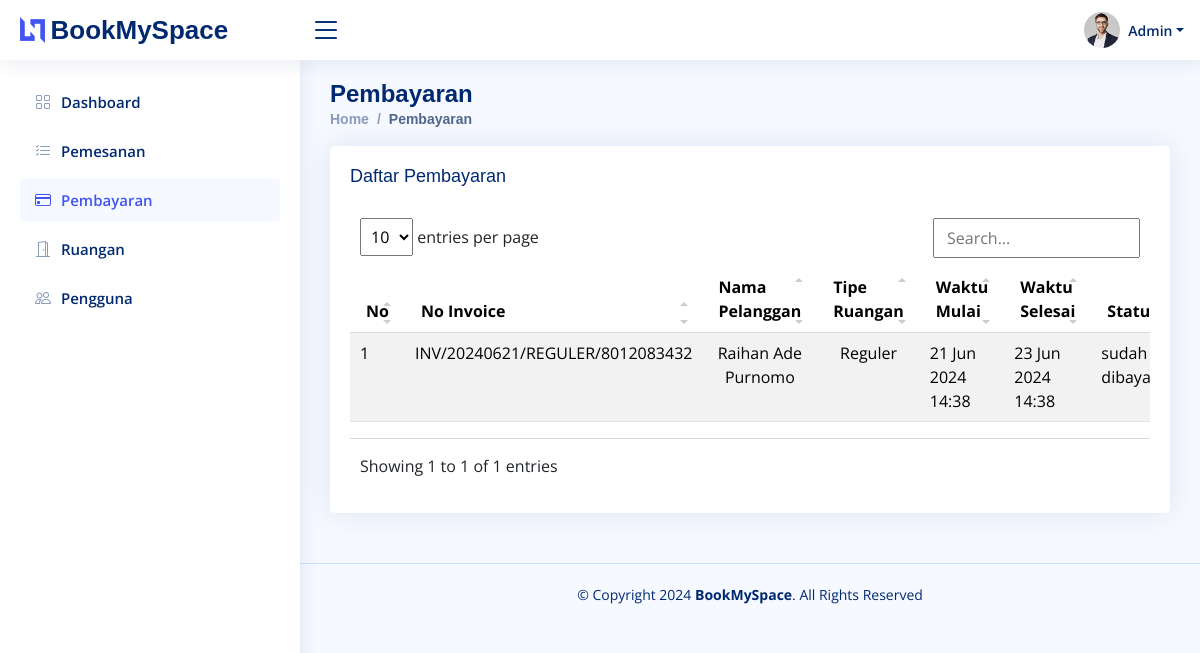
The page /admin/pembayaran.php (signed in) on the database its author committed.
### tables this page shows
CREATE TABLE `users` (
  `user_id` int(11) NOT NULL,
  `name` varchar(255) NOT NULL,
  `username` varchar(255) DEFAULT NULL,
  `password` varchar(255) DEFAULT NULL,
  `email` varchar(255) DEFAULT NULL,
  `role` enum('admin','user') DEFAULT NULL,
  `user_image` varchar(255) NOT NULL,
  `created_at` datetime DEFAULT current_timestamp()
);

CREATE TABLE `bookings` (
  `booking_id` int(11) NOT NULL,
  `user_id` int(11) DEFAULT NULL,
  `room_id` int(11) DEFAULT NULL,
  `invoice` varchar(255) NOT NULL,
  `start_time` datetime DEFAULT NULL,
  `end_time` datetime DEFAULT NULL,
  `duration_type` enum('jam','hari','bulan') DEFAULT NULL,
  `total_price` decimal(10,2) DEFAULT NULL,
  `status` enum('menunggu','diterima','ditolak','selesai','dibatalkan') DEFAULT NULL,
  `payment_status` enum('belum_dibayar','sudah_dibayar') DEFAULT NULL,
  `payment_date` date DEFAULT NULL,
  `created_at` datetime DEFAULT NULL
);

CREATE TABLE `rooms` (
  `room_id` int(11) NOT NULL,
  `room_name` varchar(255) DEFAULT NULL,
  `category` enum('reguler','vip','vvip') DEFAULT NULL,
  `description` text NOT NULL,
  `facilities` text DEFAULT NULL,
  `base_price_hour` decimal(10,2) DEFAULT NULL,
  `base_price_day` decimal(10,2) DEFAULT NULL,
  `base_price_month` decimal(10,2) DEFAULT NULL,
  `stock` int(11) DEFAULT NULL,
  `image` varchar(255) NOT NULL,
  `created_at` datetime DEFAULT current_timestamp()
);

### admin/pembayaran.php (the view, shortened to what this page needs)
<?php
require '../koneksi.php';
$user_id = $_SESSION['user_id'];
$query = "SELECT name, username, user_image FROM users WHERE user_id = ?";
$stmt = $conn->prepare($query);
$stmt->bind_param("i", $user_id);
$stmt->execute();
$result = $stmt->get_result();
$admin = $result->fetch_assoc();
$query = "
    SELECT
        bookings.booking_id,
        bookings.invoice,
        users.name AS customer_name,
        rooms.room_name AS room_name,
        DATE_FORMAT(bookings.start_time, '%d %b %Y %H:%i') AS start_time,
        DATE_FORMAT(bookings.end_time, '%d %b %Y %H:%i') AS end_time,
        bookings.total_price,
        bookings.status,
        bookings.payment_status
    FROM
        bookings
    JOIN
        users ON bookings.user_id = users.user_id
    JOIN
        rooms ON bookings.room_id = rooms.room_id
    WHERE
        bookings.status = 'diterima' OR bookings.payment_status = 'sudah_dibayar'
";
$result = $conn->query($query);
?>
<!DOCTYPE html>
<html lang="en">
<head>
  <link href="assets/vendor/bootstrap/css/bootstrap.min.css" rel="stylesheet">
  <link href="assets/vendor/bootstrap-icons/bootstrap-icons.css" rel="stylesheet">
  <link href="assets/vendor/boxicons/css/boxicons.min.css" rel="stylesheet">
  <link href="assets/vendor/simple-datatables/style.css" rel="stylesheet">
  <link href="assets/css/style.css" rel="stylesheet">
</head>
<body>
  <header id="header" class="header fixed-top d-flex align-items-center">
    <div class="d-flex align-items-center justify-content-between">
      <a href="index.php" class="logo d-flex align-items-center">
        <img src="assets/img/logo.png" alt="">
        <span class="d-none d-lg-block">BookMySpace</span>
      </a>
      <i class="bi bi-list toggle-sidebar-btn"></i>
    </div>
    <nav class="header-nav ms-auto">
      <ul class="d-flex align-items-center">
        <li class="nav-item dropdown pe-3">
          <a class="nav-link nav-profile d-flex align-items-center pe-0" href="#" data-bs-toggle="dropdown">
            <img src="assets/img/profile-img.jpg" alt="Profile" class="rounded-circle">
            <span class="d-none d-md-block dropdown-toggle ps-2"><?php echo $admin['name']; ?></span>
          </a>
        </li>
      </ul>
    </nav>
  </header>
  <aside id="sidebar" class="sidebar">
    <ul class="sidebar-nav" id="sidebar-nav">
      <li class="nav-item">
        <a class="nav-link collapsed" href="index.php">
          <i class="bi bi-grid"></i>
          <span>Dashboard</span>
        </a>
      </li>
      <li class="nav-item">
        <a class="nav-link collapsed" href="pemesanan.php">
          <i class="bi bi-list-check"></i>
          <span>Pemesanan</span>
        </a>
      </li>
      <li class="nav-item">
        <a class="nav-link" href="pembayaran.php">
          <i class="bi bi-credit-card"></i>
          <span>Pembayaran</span>
        </a>
      </li>
      <li class="nav-item">
      <a class="nav-link collapsed" href="rooms.php">
        <i class="bi bi-door-open"></i>
        <span>Ruangan</span>
      </a>
    </li>
      <li class="nav-item">
        <a class="nav-link collapsed" href="users.php">
          <i class="bi bi-people"></i>
          <span>Pengguna</span>
        </a>
      </li>
    </ul>
  </aside>
  <main id="main" class="main">
    <div class="pagetitle">
      <h1>Pembayaran</h1>
      <nav>
        <ol class="breadcrumb">
          <li class="breadcrumb-item"><a href="index.php">Home</a></li>
          <li class="breadcrumb-item active">Pembayaran</li>
        </ol>
      </nav>
    </div>
    <section class="section dashboard">
      <div class="row">
        <div class="col-lg-12">
          <div class="card">
            <div class="card-body">
              <h5 class="card-title">Daftar Pembayaran</h5>
              <div class="table-responsive">
              <table id="pembayaranTable" class="table table-striped">
                <thead>
                  <tr>
                    <th>No</th>
                    <th>No Invoice</th>
                    <th class="center-text">Nama Pelanggan</th>
                    <th class="center-text">Tipe Ruangan</th>
                    <th>Waktu Mulai</th>
                    <th>Waktu Selesai</th>
                    <th>Status</th>
                  </tr>
                </thead>
                <tbody>
                  <?php
                  $no = 1;
                  while ($row = $result->fetch_assoc()) {
                    $statusClass = $row['payment_status'] == 'belum_dibayar' ? 'status-belum_dibayar' : 'status-sudah_dibayar';
                    $statusText = str_replace('_', ' ', $row['payment_status']);
                    echo "<tr>";
                    echo "<td>{$no}</td>";
                    echo "<td>{$row['invoice']}</td>";
                    echo "<td class='center-text'>{$row['customer_name']}</td>";
                    echo "<td class='center-text'>{$row['room_name']}</td>";
                    echo "<td>{$row['start_time']}</td>";
                    echo "<td>{$row['end_time']}</td>";
                    echo "<td class='{$statusClass}' id='status-{$row['booking_id']}'>{$statusText}</td>";
                    echo "</tr>";
                    $no++;
                  }
                  ?>
                </tbody>
              </table>
              </div>
            </div>
          </div>
        </div>
      </div>
    </section>
  </main>
  <footer id="footer" class="footer">
    <div class="copyright">
      &copy; Copyright 2024 <strong><span>BookMySpace</span></strong>. All Rights Reserved
    </div>
  </footer>
</body>
</html>

### admin/assets/css/style.css (style rules this page uses)
:root { scroll-behavior: smooth; }
body { font-family: "Open Sans", sans-serif; background: #f6f9ff; color: #444444; }
a { color: #4154f1; text-decoration: none; }
h1, h2, h3, h4, h5, h6 { font-family: "Nunito", sans-serif; }
#main { margin-top: 60px; padding: 20px 30px; transition: all 0.3s; }
.pagetitle { margin-bottom: 10px; }
.pagetitle h1 { font-size: 24px; margin-bottom: 0; font-weight: 600; color: #012970; }
.card { margin-bottom: 30px; border: none; border-radius: 5px; box-shadow: 0px 0 30px rgba(1, 41, 112, 0.1); }
.card-title { padding: 20px 0 15px 0; font-size: 18px; font-weight: 500; color: #012970; font-family: "Poppins", sans-serif; }
.card-body { padding: 0 20px 20px 20px; }
.breadcrumb { font-size: 14px; font-family: "Nunito", sans-serif; color: #899bbd; font-weight: 600; }
.breadcrumb a { color: #899bbd; transition: 0.3s; }
.breadcrumb .breadcrumb-item::before { color: #899bbd; }
.breadcrumb .active { color: #51678f; font-weight: 600; }
.logo { line-height: 1; }
@media (min-width: 1200px) { .logo { width: 280px; } }
.logo img { max-height: 26px; margin-right: 6px; }
.logo span { font-size: 26px; font-weight: 700; color: #012970; font-family: "Nunito", sans-serif; }
.header { transition: all 0.5s; z-index: 997; height: 60px; box-shadow: 0px 2px 20px rgba(1, 41, 112, 0.1); background-color: #fff; padding-left: 20px; }
.header .toggle-sidebar-btn { font-size: 32px; padding-left: 10px; cursor: pointer; color: #012970; }
.header-nav ul { list-style: none; }
.header-nav>ul { margin: 0; padding: 0; }
.header-nav .nav-profile { color: #012970; }
.header-nav .nav-profile img { max-height: 36px; }
.header-nav .nav-profile span { font-size: 14px; font-weight: 600; }
.sidebar { position: fixed; top: 60px; left: 0; bottom: 0; width: 300px; z-index: 996; transition: all 0.3s; padding: 20px; overflow-y: auto; scrollbar-width: thin; scrollbar-color: #aab7cf transparent; box-shadow: 0px 0px 20px rgba(1, 41, 112, 0.1); background-color: #fff; }
@media (min-width: 1200px) { #main, #footer { margin-left: 300px; } }
.sidebar-nav { padding: 0; margin: 0; list-style: none; }
.sidebar-nav li { padding: 0; margin: 0; list-style: none; }
.sidebar-nav .nav-item { margin-bottom: 5px; }
.sidebar-nav .nav-link { display: flex; align-items: center; font-size: 15px; font-weight: 600; color: #4154f1; transition: 0.3; background: #f6f9ff; padding: 10px 15px; border-radius: 4px; }
.sidebar-nav .nav-link i { font-size: 16px; margin-right: 10px; color: #4154f1; }
.sidebar-nav .nav-link.collapsed { color: #012970; background: #fff; }
.sidebar-nav .nav-link.collapsed i { color: #899bbd; }
.footer { padding: 20px 0; font-size: 14px; transition: all 0.3s; border-top: 1px solid #cddfff; }
.footer .copyright { text-align: center; color: #012970; }

### admin/pembayaran.php (style rules this page uses)
.status-sudah_dibayar { color: green; }
.center-text { text-align: center; }
.table-responsive { overflow-x: auto; }

### rows shown on the page
users: name "Admin"
bookings: invoice "INV/20240621/REGULER/8012083432", user.name "Raihan Ade Purnomo", room.room_name "Reguler", start_time "21 Jun 2024 14:38", end_time "23 Jun 2024 14:38", payment_status "sudah…"
